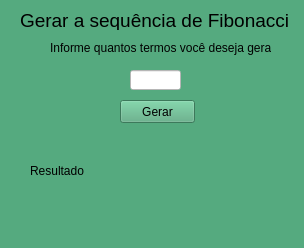
<?xml version="1.0" encoding="UTF-8"?>
<ui version="4.0">
 <class>MainWindow</class>
 <widget class="QMainWindow" name="MainWindow">
  <property name="geometry">
   <rect>
    <x>0</x>
    <y>0</y>
    <width>304</width>
    <height>248</height>
   </rect>
  </property>
  <property name="windowTitle">
   <string>MainWindow</string>
  </property>
  <property name="styleSheet">
   <string notr="true">background-color:#55aa7f;</string>
  </property>
  <widget class="QWidget" name="centralwidget">
   <widget class="QLabel" name="label">
    <property name="geometry">
     <rect>
      <x>20</x>
      <y>10</y>
      <width>271</width>
      <height>20</height>
     </rect>
    </property>
    <property name="font">
     <font>
      <pointsize>14</pointsize>
     </font>
    </property>
    <property name="text">
     <string>Gerar a sequência de Fibonacci</string>
    </property>
   </widget>
   <widget class="QLineEdit" name="lineEdit">
    <property name="geometry">
     <rect>
      <x>130</x>
      <y>70</y>
      <width>51</width>
      <height>20</height>
     </rect>
    </property>
    <property name="styleSheet">
     <string notr="true">background-color:#ffffff;</string>
    </property>
   </widget>
   <widget class="QLabel" name="label_2">
    <property name="geometry">
     <rect>
      <x>50</x>
      <y>40</y>
      <width>221</width>
      <height>16</height>
     </rect>
    </property>
    <property name="text">
     <string>Informe quantos termos você deseja gerar:</string>
    </property>
   </widget>
   <widget class="QPushButton" name="pushButton">
    <property name="geometry">
     <rect>
      <x>120</x>
      <y>100</y>
      <width>75</width>
      <height>23</height>
     </rect>
    </property>
    <property name="text">
     <string>Gerar</string>
    </property>
   </widget>
   <widget class="QLabel" name="label_3">
    <property name="geometry">
     <rect>
      <x>30</x>
      <y>140</y>
      <width>251</width>
      <height>61</height>
     </rect>
    </property>
    <property name="text">
     <string>Resultado</string>
    </property>
   </widget>
  </widget>
  <widget class="QMenuBar" name="menubar">
   <property name="geometry">
    <rect>
     <x>0</x>
     <y>0</y>
     <width>304</width>
     <height>21</height>
    </rect>
   </property>
  </widget>
  <widget class="QStatusBar" name="statusbar"/>
 </widget>
 <resources/>
 <connections/>
</ui>
